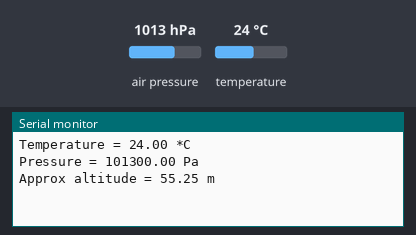
The sketch below on a simulated Arduino Uno, built with avr-gcc and run on an emulated ATmega328P. On the bench: the last lines printed to the serial monitor. The inputs (shaded band) are chosen by the test bench; at power-on: air pressure 1013 hPa, temperature 24 °C.

Above: at 1.2 s.
1.3 s: air pressure set to 952 hPa
At 2.5 s:
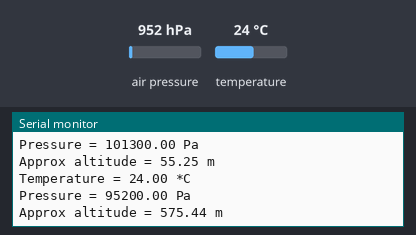
3.6 s: temperature set to 12 °C
At 4.5 s:
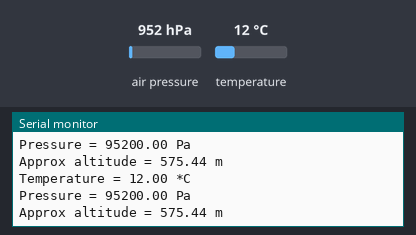
5.9 s: air pressure set to 975 hPa
At 6.5 s:
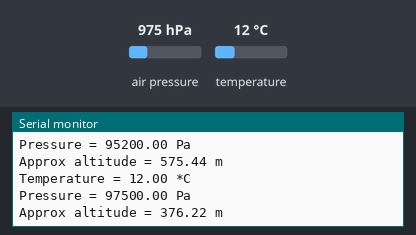
Timing chart, 0 to 8.9 s (numbered marks = the images above; inputs shaded):
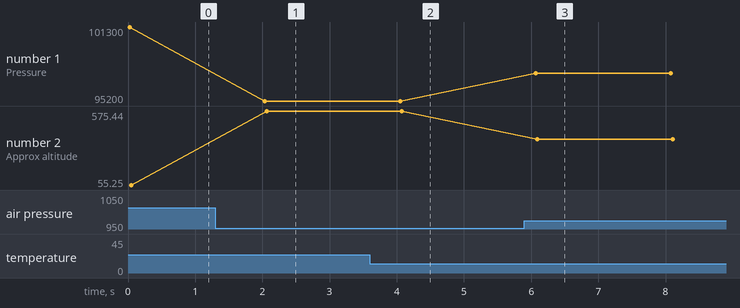

The sketch:

BMP280.ino
```cpp
#include <Adafruit_BMP280.h>

Adafruit_BMP280 bmp; // I2C Interface

void setup() {
  //initialise serial communication at 9600 rate
  Serial.begin(9600);

  //wait till communication is estalbished between BMP and arduino
  if (!bmp.begin()) {
    Serial.println("Could not find a valid BMP280 sensor, check wiring!");
    while (1);
  }

  /* Default settings from datasheet. */
  bmp.setSampling(Adafruit_BMP280::MODE_NORMAL,     /* Operating Mode. */
                  Adafruit_BMP280::SAMPLING_X2,     /* Temp. oversampling */
                  Adafruit_BMP280::SAMPLING_X16,    /* Pressure oversampling */
                  Adafruit_BMP280::FILTER_X16,      /* Filtering. */
                  Adafruit_BMP280::STANDBY_MS_500); /* Standby time. */
}

void loop() {
    Serial.print("Temperature = ");//displaying temperature in celsius
    float temperature = bmp.readTemperature();
    Serial.print(temperature);
    Serial.println(" *C");

    Serial.print("Pressure = ");
    float pressure = bmp.readPressure();
    Serial.print(pressure); //displaying the Pressure in Pa
    Serial.println(" Pa");

    Serial.print("Approx altitude = ");
    float altitude = bmp.readAltitude(1019.66);
    Serial.print(altitude); //The "1019.66" is the pressure(hPa) at sea level in day in your region
    Serial.println(" m");                    //If you don't know it, modify it until you get your current altitude

    Serial.println();
    delay(2000);
}
```

Measured:
- after the input at 1.3 s, the serial monitor: prints a new line after 0.74 s (image 1)
- after the input at 3.6 s, the serial monitor: prints a new line after 0.43 s (image 2)
- after the input at 5.9 s, the serial monitor: prints a new line after 0.17 s (image 3)
- plotted number 1: 101300 → 95200 after the input at 1.3 s, 95200 → 97500 after the input at 5.9 s
- plotted number 2: 55.25 → 575.44 after the input at 1.3 s, 575.44 → 376.22 after the input at 5.9 s
